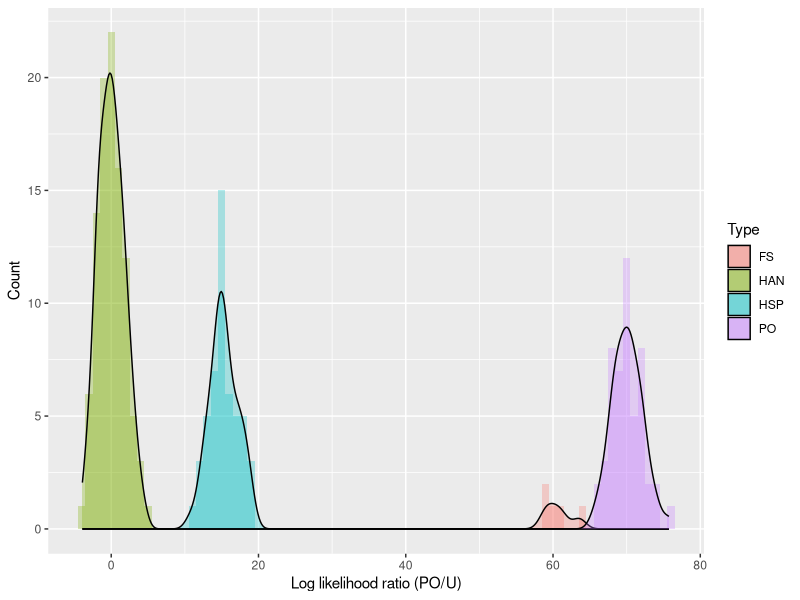
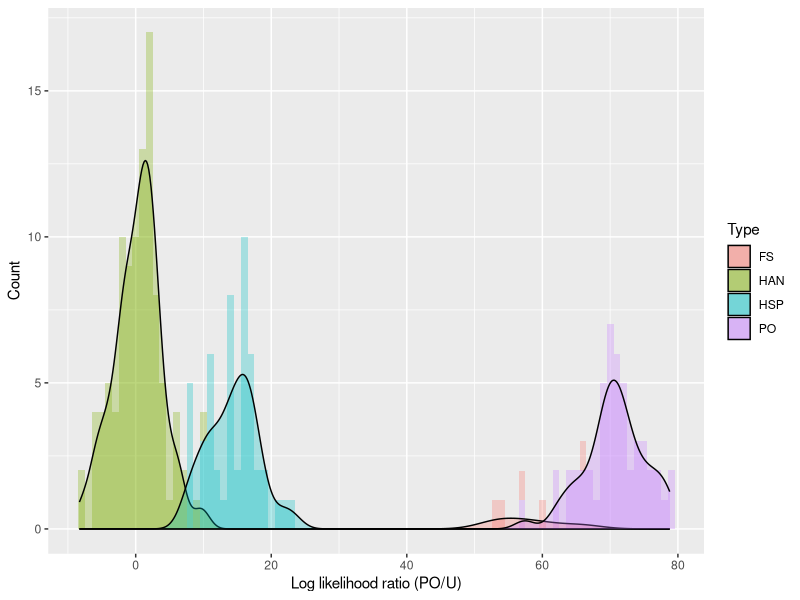
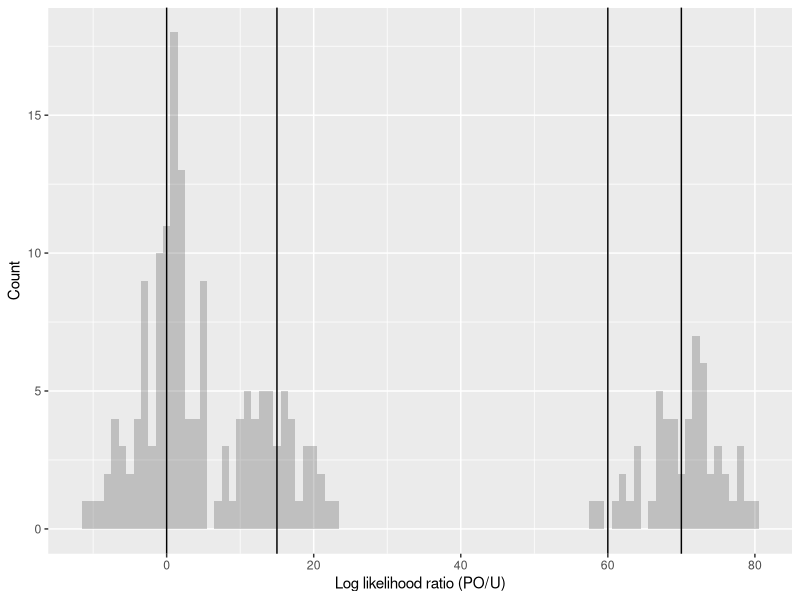
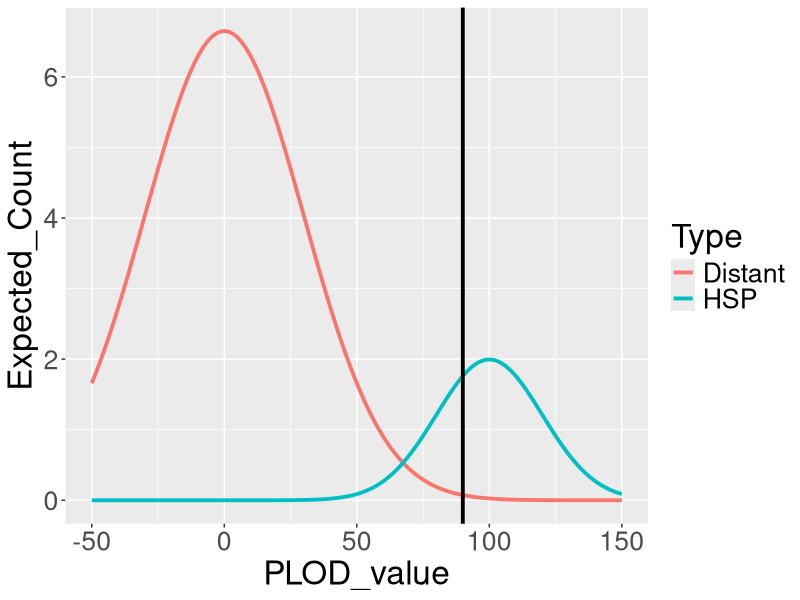
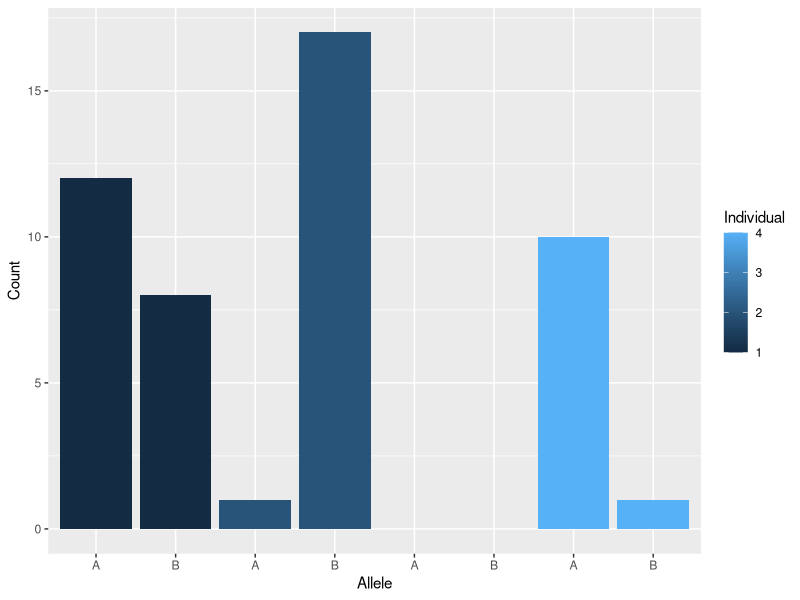

Source code (R) for these figures, in order:
## ---- chunk 1
library(ggplot2)
means = c(0,15,60,70)

N = c(100,50,5,50)
SD1 = 2
SD2 = 4
Types = c("HAN","HSP","FS","PO")
hist_fun = function(n,means,sd,Types){
  n_bins = length(n)
  Sim = vector("list",n_bins)
  for(i in 1:n_bins){
    Sim[[i]]=rnorm(n[i],means[i],sd)
  }
  Hist_df = data.frame(matrix(0,sum(n),2))
  colnames(Hist_df) = c("Value","Type")
  start = 1
  for(i in 1:n_bins){
    Hist_df[start:(start+n[i]-1),1]=Sim[[i]]
    Hist_df[start:(start+n[i]-1),2]=Types[i]
    start = start + n[i]
  }
  plot = ggplot(Hist_df) + geom_histogram(aes(x=Value,group=Type,fill=Type),alpha=0.3,binwidth=1) + 
    geom_density(aes(y=..count..,x=Value,group=Type,fill=Type),alpha=0.3) + xlab("Log likelihood ratio (PO/U)")+ylab("Count")
  plot
}

plot1 = hist_fun(N,means,SD1,Types)
plot1 
## ---- chunk 2

plot2 = hist_fun(N,means,SD2,Types)
plot2 
## ---- chunk 3

hist_fun2 = function(n,means,sd,Types){
  n_bins = length(n)
  Sim = vector("list",n_bins)
  for(i in 1:n_bins){
    Sim[[i]]=rnorm(n[i],means[i],sd)
  }
  Hist_df = data.frame(matrix(0,sum(n),2))
  colnames(Hist_df) = c("Value","Type")
  start = 1
  for(i in 1:n_bins){
    Hist_df[start:(start+n[i]-1),1]=Sim[[i]]
    Hist_df[start:(start+n[i]-1),2]=Types[i]
    start = start + n[i]
  }
  plot = ggplot(Hist_df) + geom_histogram(aes(x=Value,y=..count..,group=Type),alpha=0.3,binwidth=1) + 
    xlab("Log likelihood ratio (PO/U)")+ylab("Count")+geom_vline(xintercept=means)
  plot
}

plot3 = hist_fun2(N,means,SD2,Types)
plot3 
## ---- chunk 4
  X = c(-50:150)
  Y_no = 500*dnorm(X,0,30)
  Y_sib = 100*dnorm(X,100,20)
  Plot_df = data.frame("PLOD_value"=rep(X,2),"Expected_Count"=c(Y_no,Y_sib),Type=c(rep("Distant",length(X)),rep("HSP",length(X))))
  library(ggplot2)
  ggplot(Plot_df)+geom_line(aes(x=PLOD_value,y=Expected_Count,group=Type,color=Type),size=1.3)+theme(text=element_text(size=24))+
    geom_vline(xintercept = 90,size=1.3)
## ---- chunk 5
Count_df = data.frame(Count = c(12,8,1,17,0,0,10,1),
                      Individual = c(1,1,2,2,3,3,4,4),
                      Allele = as.character(c(1,2,3,4,5,6,7,8)))

library(ggplot2)
ggplot()+geom_col(data=Count_df,aes(x=Allele,y=Count,fill=Individual))+
  scale_x_discrete(labels=c("A","B","A","B","A","B","A","B"))
